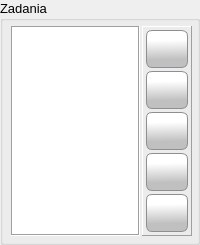
     <widget class="QGroupBox" name="grbx_tasks">
      <property name="sizePolicy">
       <sizepolicy hsizetype="Expanding" vsizetype="MinimumExpanding">
        <horstretch>0</horstretch>
        <verstretch>0</verstretch>
       </sizepolicy>
      </property>
      <property name="font">
       <font>
        <family>Tahoma</family>
        <pointsize>10</pointsize>
        <weight>50</weight>
        <bold>false</bold>
       </font>
      </property>
      <property name="title">
       <string>Zadania</string>
      </property>
      <property name="flat">
       <bool>false</bool>
      </property>
      <layout class="QHBoxLayout" name="hrlayout_grbx_tasks">
       <property name="spacing">
        <number>2</number>
       </property>
       <property name="leftMargin">
        <number>8</number>
       </property>
       <property name="topMargin">
        <number>5</number>
       </property>
       <property name="rightMargin">
        <number>5</number>
       </property>
       <property name="bottomMargin">
        <number>6</number>
       </property>
       <item>
        <widget class="QTableView" name="tblvw_tasks">
         <property name="sizePolicy">
          <sizepolicy hsizetype="Expanding" vsizetype="Expanding">
           <horstretch>0</horstretch>
           <verstretch>0</verstretch>
          </sizepolicy>
         </property>
         <property name="minimumSize">
          <size>
           <width>0</width>
           <height>0</height>
          </size>
         </property>
         <property name="maximumSize">
          <size>
           <width>16777215</width>
           <height>16777215</height>
          </size>
         </property>
         <property name="font">
          <font>
           <family>Roboto</family>
           <pointsize>10</pointsize>
           <weight>50</weight>
           <bold>false</bold>
          </font>
         </property>
         <property name="frameShape">
          <enum>QFrame::Box</enum>
         </property>
         <property name="frameShadow">
          <enum>QFrame::Sunken</enum>
         </property>
         <property name="sizeAdjustPolicy">
          <enum>QAbstractScrollArea::AdjustToContents</enum>
         </property>
         <property name="editTriggers">
          <set>QAbstractItemView::NoEditTriggers</set>
         </property>
         <property name="alternatingRowColors">
          <bool>false</bool>
         </property>
         <property name="selectionMode">
          <enum>QAbstractItemView::SingleSelection</enum>
         </property>
         <property name="selectionBehavior">
          <enum>QAbstractItemView::SelectRows</enum>
         </property>
         <property name="gridStyle">
          <enum>Qt::DashLine</enum>
         </property>
         <property name="sortingEnabled">
          <bool>false</bool>
         </property>
         <property name="cornerButtonEnabled">
          <bool>false</bool>
         </property>
         <attribute name="horizontalHeaderMinimumSectionSize">
          <number>30</number>
         </attribute>
         <attribute name="horizontalHeaderShowSortIndicator" stdset="0">
          <bool>false</bool>
         </attribute>
         <attribute name="horizontalHeaderStretchLastSection">
          <bool>true</bool>
         </attribute>
         <attribute name="verticalHeaderVisible">
          <bool>false</bool>
         </attribute>
        </widget>
       </item>
       <item>
        <widget class="QFrame" name="task_control_frame">
         <property name="sizePolicy">
          <sizepolicy hsizetype="Preferred" vsizetype="Expanding">
           <horstretch>0</horstretch>
           <verstretch>0</verstretch>
          </sizepolicy>
         </property>
         <property name="minimumSize">
          <size>
           <width>50</width>
           <height>0</height>
          </size>
         </property>
         <property name="frameShape">
          <enum>QFrame::Panel</enum>
         </property>
         <property name="frameShadow">
          <enum>QFrame::Raised</enum>
         </property>
         <layout class="QVBoxLayout" name="vtlayout_task_control_frame">
          <property name="spacing">
           <number>3</number>
          </property>
          <property name="leftMargin">
           <number>3</number>
          </property>
          <property name="topMargin">
           <number>3</number>
          </property>
          <property name="rightMargin">
           <number>3</number>
          </property>
          <property name="bottomMargin">
           <number>3</number>
          </property>
          <item>
           <widget class="QPushButton" name="btn_task_add">
            <property name="sizePolicy">
             <sizepolicy hsizetype="Minimum" vsizetype="Minimum">
              <horstretch>0</horstretch>
              <verstretch>0</verstretch>
             </sizepolicy>
            </property>
            <property name="minimumSize">
             <size>
              <width>35</width>
              <height>38</height>
             </size>
            </property>
            <property name="cursor">
             <cursorShape>PointingHandCursor</cursorShape>
            </property>
            <property name="toolTip">
             <string>Dodaj zadanie</string>
            </property>
            <property name="styleSheet">
             <string notr="true">QPushButton {
border: 1px solid #8f8f91;
border-radius: 6px;
background-color: qlineargradient(spread:pad, x1:0.529318, y1:1, x2:0.511909, y2:0.262, stop:0.295455 rgba(192, 192, 192, 255), stop:1 rgba(255, 255, 255, 255))
}
QPushButton:hover {
border: 1px solid #8f8f91;
border-radius: 6px;
background-color: qlineargradient(spread:pad, x1:0.507, y1:0.937, x2:0.489, y2:0.08, stop:0 rgba(207, 207, 207, 255), stop:1 rgba(255, 255, 255, 255))
 }
QPushButton:pressed {
border: 1px solid #8f8f91;
border-radius: 6px;
 background-color: qlineargradient(spread:pad, x1:0.513, y1:0, x2:0.495, y2:0.886, stop:0.306818 rgba(208, 208, 208, 255), stop:1 rgba(255, 255, 255, 255))
}</string>
            </property>
            <property name="text">
             <string/>
            </property>
            <property name="icon">
             <iconset resource="../res/main_form.qrc">
              <normaloff>:/icons/res/icon/plus.png</normaloff>:/icons/res/icon/plus.png</iconset>
            </property>
            <property name="iconSize">
             <size>
              <width>32</width>
              <height>32</height>
             </size>
            </property>
            <property name="flat">
             <bool>false</bool>
            </property>
           </widget>
          </item>
          <item>
           <widget class="QPushButton" name="btn_task_edit">
            <property name="sizePolicy">
             <sizepolicy hsizetype="Minimum" vsizetype="Minimum">
              <horstretch>0</horstretch>
              <verstretch>0</verstretch>
             </sizepolicy>
            </property>
            <property name="minimumSize">
             <size>
              <width>35</width>
              <height>38</height>
             </size>
            </property>
            <property name="cursor">
             <cursorShape>PointingHandCursor</cursorShape>
            </property>
            <property name="toolTip">
             <string>Edytuj zadanie</string>
            </property>
            <property name="styleSheet">
             <string notr="true">QPushButton {
border: 1px solid #8f8f91;
border-radius: 6px;
background-color: qlineargradient(spread:pad, x1:0.529318, y1:1, x2:0.511909, y2:0.262, stop:0.295455 rgba(192, 192, 192, 255), stop:1 rgba(255, 255, 255, 255))
}
QPushButton:hover {
border: 1px solid #8f8f91;
border-radius: 6px;
background-color: qlineargradient(spread:pad, x1:0.507, y1:0.937, x2:0.489, y2:0.08, stop:0 rgba(207, 207, 207, 255), stop:1 rgba(255, 255, 255, 255))
 }
QPushButton:pressed {
border: 1px solid #8f8f91;
border-radius: 6px;
 background-color: qlineargradient(spread:pad, x1:0.513, y1:0, x2:0.495, y2:0.886, stop:0.306818 rgba(208, 208, 208, 255), stop:1 rgba(255, 255, 255, 255))
}</string>
            </property>
            <property name="text">
             <string/>
            </property>
            <property name="icon">
             <iconset resource="../res/main_form.qrc">
              <normaloff>:/icons/res/icon/pen.png</normaloff>:/icons/res/icon/pen.png</iconset>
            </property>
            <property name="iconSize">
             <size>
              <width>32</width>
              <height>32</height>
             </size>
            </property>
           </widget>
          </item>
          <item>
           <widget class="QPushButton" name="btn_task_delete">
            <property name="sizePolicy">
             <sizepolicy hsizetype="Minimum" vsizetype="Minimum">
              <horstretch>0</horstretch>
              <verstretch>0</verstretch>
             </sizepolicy>
            </property>
            <property name="minimumSize">
             <size>
              <width>35</width>
              <height>38</height>
             </size>
            </property>
            <property name="cursor">
             <cursorShape>PointingHandCursor</cursorShape>
            </property>
            <property name="toolTip">
             <string>Usuń zadanie</string>
            </property>
            <property name="styleSheet">
             <string notr="true">QPushButton {
border: 1px solid #8f8f91;
border-radius: 6px;
background-color: qlineargradient(spread:pad, x1:0.529318, y1:1, x2:0.511909, y2:0.262, stop:0.295455 rgba(192, 192, 192, 255), stop:1 rgba(255, 255, 255, 255))
}
QPushButton:hover {
border: 1px solid #8f8f91;
border-radius: 6px;
background-color: qlineargradient(spread:pad, x1:0.507, y1:0.937, x2:0.489, y2:0.08, stop:0 rgba(207, 207, 207, 255), stop:1 rgba(255, 255, 255, 255))
 }
QPushButton:pressed {
border: 1px solid #8f8f91;
border-radius: 6px;
 background-color: qlineargradient(spread:pad, x1:0.513, y1:0, x2:0.495, y2:0.886, stop:0.306818 rgba(208, 208, 208, 255), stop:1 rgba(255, 255, 255, 255))
}</string>
            </property>
            <property name="text">
             <string/>
            </property>
            <property name="icon">
             <iconset resource="../res/main_form.qrc">
              <normaloff>:/icons/res/icon/decline.png</normaloff>:/icons/res/icon/decline.png</iconset>
            </property>
            <property name="iconSize">
             <size>
              <width>32</width>
              <height>32</height>
             </size>
            </property>
           </widget>
          </item>
          <item>
           <widget class="QPushButton" name="btn_task_print">
            <property name="sizePolicy">
             <sizepolicy hsizetype="Minimum" vsizetype="Minimum">
              <horstretch>0</horstretch>
              <verstretch>0</verstretch>
             </sizepolicy>
            </property>
            <property name="minimumSize">
             <size>
              <width>35</width>
              <height>38</height>
             </size>
            </property>
            <property name="cursor">
             <cursorShape>PointingHandCursor</cursorShape>
            </property>
            <property name="toolTip">
             <string>Drukuj</string>
            </property>
            <property name="styleSheet">
             <string notr="true">QPushButton {
border: 1px solid #8f8f91;
border-radius: 6px;
background-color: qlineargradient(spread:pad, x1:0.529318, y1:1, x2:0.511909, y2:0.262, stop:0.295455 rgba(192, 192, 192, 255), stop:1 rgba(255, 255, 255, 255))
}
QPushButton:hover {
border: 1px solid #8f8f91;
border-radius: 6px;
background-color: qlineargradient(spread:pad, x1:0.507, y1:0.937, x2:0.489, y2:0.08, stop:0 rgba(207, 207, 207, 255), stop:1 rgba(255, 255, 255, 255))
 }
QPushButton:pressed {
border: 1px solid #8f8f91;
border-radius: 6px;
 background-color: qlineargradient(spread:pad, x1:0.513, y1:0, x2:0.495, y2:0.886, stop:0.306818 rgba(208, 208, 208, 255), stop:1 rgba(255, 255, 255, 255))
}</string>
            </property>
            <property name="text">
             <string/>
            </property>
            <property name="icon">
             <iconset resource="../res/main_form.qrc">
              <normaloff>:/icons/res/icon/printer.png</normaloff>:/icons/res/icon/printer.png</iconset>
            </property>
            <property name="iconSize">
             <size>
              <width>32</width>
              <height>32</height>
             </size>
            </property>
           </widget>
          </item>
          <item>
           <widget class="QPushButton" name="btn_task_clipboard">
            <property name="sizePolicy">
             <sizepolicy hsizetype="Minimum" vsizetype="Minimum">
              <horstretch>0</horstretch>
              <verstretch>0</verstretch>
             </sizepolicy>
            </property>
            <property name="minimumSize">
             <size>
              <width>35</width>
              <height>38</height>
             </size>
            </property>
            <property name="cursor">
             <cursorShape>PointingHandCursor</cursorShape>
            </property>
            <property name="toolTip">
             <string>Kopiuj do schowka</string>
            </property>
            <property name="styleSheet">
             <string notr="true">QPushButton {
border: 1px solid #8f8f91;
border-radius: 6px;
background-color: qlineargradient(spread:pad, x1:0.529318, y1:1, x2:0.511909, y2:0.262, stop:0.295455 rgba(192, 192, 192, 255), stop:1 rgba(255, 255, 255, 255))
}
QPushButton:hover {
border: 1px solid #8f8f91;
border-radius: 6px;
background-color: qlineargradient(spread:pad, x1:0.507, y1:0.937, x2:0.489, y2:0.08, stop:0 rgba(207, 207, 207, 255), stop:1 rgba(255, 255, 255, 255))
 }
QPushButton:pressed {
border: 1px solid #8f8f91;
border-radius: 6px;
 background-color: qlineargradient(spread:pad, x1:0.513, y1:0, x2:0.495, y2:0.886, stop:0.306818 rgba(208, 208, 208, 255), stop:1 rgba(255, 255, 255, 255))
}</string>
            </property>
            <property name="text">
             <string/>
            </property>
            <property name="icon">
             <iconset resource="../res/main_form.qrc">
              <normaloff>:/icons/res/icon/copy.png</normaloff>:/icons/res/icon/copy.png</iconset>
            </property>
            <property name="iconSize">
             <size>
              <width>32</width>
              <height>32</height>
             </size>
            </property>
           </widget>
          </item>
         </layout>
        </widget>
       </item>
      </layout>
     </widget>
